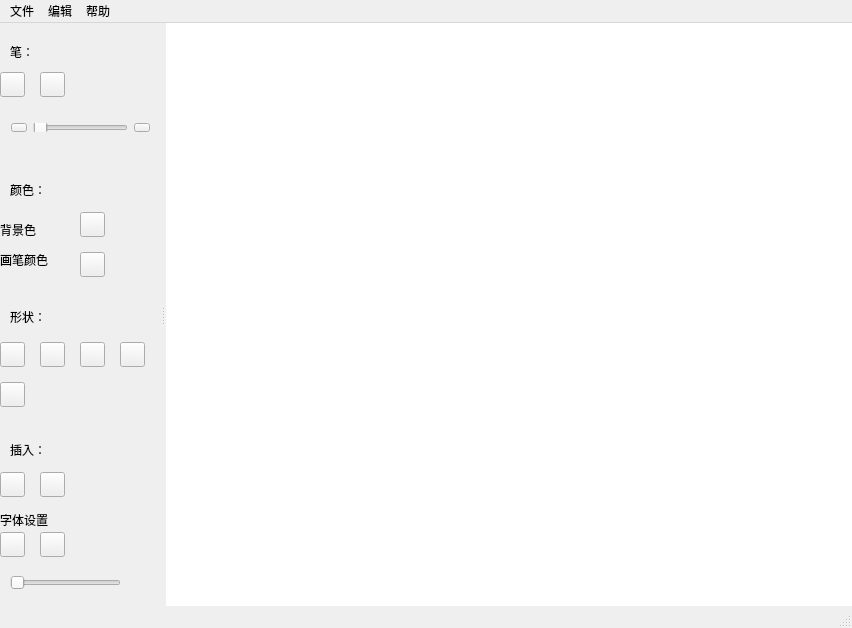
<?xml version="1.0" encoding="UTF-8"?>
<ui version="4.0">
 <class>MainWindow</class>
 <widget class="QMainWindow" name="MainWindow">
  <property name="geometry">
   <rect>
    <x>0</x>
    <y>0</y>
    <width>852</width>
    <height>628</height>
   </rect>
  </property>
  <property name="windowTitle">
   <string>MainWindow</string>
  </property>
  <widget class="QWidget" name="centralWidget">
   <widget class="QScrollArea" name="scrollArea">
    <property name="geometry">
     <rect>
      <x>-10</x>
      <y>-2</y>
      <width>1500</width>
      <height>1500</height>
     </rect>
    </property>
    <property name="lineWidth">
     <number>1</number>
    </property>
    <property name="widgetResizable">
     <bool>false</bool>
    </property>
    <widget class="QWidget" name="scrollAreaWidgetContents">
     <property name="geometry">
      <rect>
       <x>0</x>
       <y>0</y>
       <width>3000</width>
       <height>3000</height>
      </rect>
     </property>
     <property name="minimumSize">
      <size>
       <width>3000</width>
       <height>3000</height>
      </size>
     </property>
     <widget class="QGraphicsView" name="graphicsView">
      <property name="geometry">
       <rect>
        <x>0</x>
        <y>0</y>
        <width>3000</width>
        <height>3000</height>
       </rect>
      </property>
     </widget>
    </widget>
   </widget>
  </widget>
  <widget class="QMenuBar" name="menuBar">
   <property name="geometry">
    <rect>
     <x>0</x>
     <y>0</y>
     <width>852</width>
     <height>26</height>
    </rect>
   </property>
   <widget class="QMenu" name="menu">
    <property name="title">
     <string>文件</string>
    </property>
    <addaction name="actionNew"/>
    <addaction name="actionOpen"/>
    <addaction name="actionSave"/>
    <addaction name="actionSaveToEdit"/>
   </widget>
   <widget class="QMenu" name="menu_2">
    <property name="title">
     <string>编辑</string>
    </property>
    <addaction name="actionUndo"/>
    <addaction name="actionReform"/>
    <addaction name="actionNoRegretMode"/>
   </widget>
   <widget class="QMenu" name="menu_3">
    <property name="title">
     <string>帮助</string>
    </property>
    <addaction name="actionAbout"/>
   </widget>
   <addaction name="menu"/>
   <addaction name="menu_2"/>
   <addaction name="menu_3"/>
  </widget>
  <widget class="QStatusBar" name="statusBar"/>
  <widget class="QDockWidget" name="dockWidget">
   <property name="minimumSize">
    <size>
     <width>160</width>
     <height>350</height>
    </size>
   </property>
   <property name="features">
    <set>QDockWidget::NoDockWidgetFeatures</set>
   </property>
   <property name="allowedAreas">
    <set>Qt::LeftDockWidgetArea</set>
   </property>
   <attribute name="dockWidgetArea">
    <number>1</number>
   </attribute>
   <widget class="QWidget" name="dockWidgetContents">
    <widget class="QLabel" name="labelPenType">
     <property name="geometry">
      <rect>
       <x>10</x>
       <y>0</y>
       <width>71</width>
       <height>20</height>
      </rect>
     </property>
     <property name="text">
      <string>笔：</string>
     </property>
    </widget>
    <widget class="QLabel" name="labelPenColor">
     <property name="geometry">
      <rect>
       <x>0</x>
       <y>210</y>
       <width>72</width>
       <height>15</height>
      </rect>
     </property>
     <property name="text">
      <string>画笔颜色</string>
     </property>
    </widget>
    <widget class="QLabel" name="labelColor">
     <property name="geometry">
      <rect>
       <x>10</x>
       <y>140</y>
       <width>72</width>
       <height>15</height>
      </rect>
     </property>
     <property name="text">
      <string>颜色：</string>
     </property>
    </widget>
    <widget class="QLabel" name="labelbackground">
     <property name="geometry">
      <rect>
       <x>0</x>
       <y>180</y>
       <width>72</width>
       <height>15</height>
      </rect>
     </property>
     <property name="text">
      <string>背景色</string>
     </property>
    </widget>
    <widget class="QWidget" name="horizontalLayoutWidget">
     <property name="geometry">
      <rect>
       <x>0</x>
       <y>70</y>
       <width>161</width>
       <height>31</height>
      </rect>
     </property>
     <layout class="QHBoxLayout" name="horizontalLayout">
      <item>
       <widget class="QPushButton" name="pushButtonSub">
        <property name="maximumSize">
         <size>
          <width>16</width>
          <height>16</height>
         </size>
        </property>
        <property name="text">
         <string/>
        </property>
        <property name="icon">
         <iconset resource="myphotos.qrc">
          <normaloff>:/new/sub.png</normaloff>:/new/sub.png</iconset>
        </property>
       </widget>
      </item>
      <item>
       <widget class="QSlider" name="SliderWidth">
        <property name="maximumSize">
         <size>
          <width>16777215</width>
          <height>22</height>
         </size>
        </property>
        <property name="minimum">
         <number>3</number>
        </property>
        <property name="maximum">
         <number>17</number>
        </property>
        <property name="orientation">
         <enum>Qt::Horizontal</enum>
        </property>
       </widget>
      </item>
      <item>
       <widget class="QPushButton" name="pushButtonAdd">
        <property name="maximumSize">
         <size>
          <width>16</width>
          <height>16</height>
         </size>
        </property>
        <property name="text">
         <string/>
        </property>
        <property name="icon">
         <iconset resource="myphotos.qrc">
          <normaloff>:/new/add.png</normaloff>:/new/add.png</iconset>
        </property>
       </widget>
      </item>
     </layout>
    </widget>
    <widget class="QPushButton" name="pushButtonColor">
     <property name="geometry">
      <rect>
       <x>80</x>
       <y>210</y>
       <width>25</width>
       <height>25</height>
      </rect>
     </property>
     <property name="text">
      <string/>
     </property>
    </widget>
    <widget class="QPushButton" name="pushButtonPen">
     <property name="geometry">
      <rect>
       <x>0</x>
       <y>30</y>
       <width>25</width>
       <height>25</height>
      </rect>
     </property>
     <property name="text">
      <string/>
     </property>
     <property name="icon">
      <iconset resource="myphotos.qrc">
       <normaloff>:/new/pen.png</normaloff>:/new/pen.png</iconset>
     </property>
    </widget>
    <widget class="QPushButton" name="pushButtonEraser">
     <property name="geometry">
      <rect>
       <x>40</x>
       <y>30</y>
       <width>25</width>
       <height>25</height>
      </rect>
     </property>
     <property name="text">
      <string/>
     </property>
     <property name="icon">
      <iconset resource="myphotos.qrc">
       <normaloff>:/new/eraser.png</normaloff>:/new/eraser.png</iconset>
     </property>
    </widget>
    <widget class="QPushButton" name="insertImg">
     <property name="geometry">
      <rect>
       <x>40</x>
       <y>430</y>
       <width>25</width>
       <height>25</height>
      </rect>
     </property>
     <property name="text">
      <string/>
     </property>
     <property name="icon">
      <iconset resource="myphotos.qrc">
       <normaloff>:/new/thePhoto.png</normaloff>:/new/thePhoto.png</iconset>
     </property>
    </widget>
    <widget class="QPushButton" name="textButton">
     <property name="geometry">
      <rect>
       <x>0</x>
       <y>430</y>
       <width>25</width>
       <height>25</height>
      </rect>
     </property>
     <property name="text">
      <string/>
     </property>
     <property name="icon">
      <iconset resource="myphotos.qrc">
       <normaloff>:/new/theText.png</normaloff>:/new/theText.png</iconset>
     </property>
    </widget>
    <widget class="QPushButton" name="pushButtonBackgroundColor">
     <property name="geometry">
      <rect>
       <x>80</x>
       <y>170</y>
       <width>25</width>
       <height>25</height>
      </rect>
     </property>
     <property name="text">
      <string/>
     </property>
    </widget>
    <widget class="QLabel" name="labelShape">
     <property name="geometry">
      <rect>
       <x>10</x>
       <y>260</y>
       <width>50</width>
       <height>29</height>
      </rect>
     </property>
     <property name="maximumSize">
      <size>
       <width>50</width>
       <height>16777215</height>
      </size>
     </property>
     <property name="text">
      <string>形状：</string>
     </property>
    </widget>
    <widget class="QPushButton" name="pushButtonPenPath">
     <property name="geometry">
      <rect>
       <x>0</x>
       <y>300</y>
       <width>25</width>
       <height>25</height>
      </rect>
     </property>
     <property name="text">
      <string/>
     </property>
     <property name="icon">
      <iconset resource="myphotos.qrc">
       <normaloff>:/new/thePenPath.png</normaloff>:/new/thePenPath.png</iconset>
     </property>
    </widget>
    <widget class="QPushButton" name="pushButtonLine">
     <property name="geometry">
      <rect>
       <x>40</x>
       <y>300</y>
       <width>25</width>
       <height>25</height>
      </rect>
     </property>
     <property name="text">
      <string/>
     </property>
     <property name="icon">
      <iconset resource="myphotos.qrc">
       <normaloff>:/new/theLine.png</normaloff>:/new/theLine.png</iconset>
     </property>
    </widget>
    <widget class="QPushButton" name="pushButtonRect">
     <property name="geometry">
      <rect>
       <x>80</x>
       <y>300</y>
       <width>25</width>
       <height>25</height>
      </rect>
     </property>
     <property name="text">
      <string/>
     </property>
     <property name="icon">
      <iconset resource="myphotos.qrc">
       <normaloff>:/new/theRect.png</normaloff>:/new/theRect.png</iconset>
     </property>
    </widget>
    <widget class="QPushButton" name="pushButtonCircle">
     <property name="geometry">
      <rect>
       <x>120</x>
       <y>300</y>
       <width>25</width>
       <height>25</height>
      </rect>
     </property>
     <property name="text">
      <string/>
     </property>
     <property name="icon">
      <iconset resource="myphotos.qrc">
       <normaloff>:/new/theCircle.png</normaloff>:/new/theCircle.png</iconset>
     </property>
    </widget>
    <widget class="QPushButton" name="pushButtonEllipse">
     <property name="geometry">
      <rect>
       <x>0</x>
       <y>340</y>
       <width>25</width>
       <height>25</height>
      </rect>
     </property>
     <property name="text">
      <string/>
     </property>
     <property name="icon">
      <iconset resource="myphotos.qrc">
       <normaloff>:/new/theEllipse.png</normaloff>:/new/theEllipse.png</iconset>
     </property>
    </widget>
    <widget class="QLabel" name="labelInsert">
     <property name="geometry">
      <rect>
       <x>10</x>
       <y>400</y>
       <width>72</width>
       <height>15</height>
      </rect>
     </property>
     <property name="text">
      <string>插入：</string>
     </property>
    </widget>
    <widget class="QLabel" name="label">
     <property name="geometry">
      <rect>
       <x>0</x>
       <y>470</y>
       <width>72</width>
       <height>15</height>
      </rect>
     </property>
     <property name="text">
      <string>字体设置</string>
     </property>
    </widget>
    <widget class="QPushButton" name="pushButtonTextBold">
     <property name="geometry">
      <rect>
       <x>0</x>
       <y>490</y>
       <width>25</width>
       <height>25</height>
      </rect>
     </property>
     <property name="maximumSize">
      <size>
       <width>25</width>
       <height>25</height>
      </size>
     </property>
     <property name="text">
      <string/>
     </property>
     <property name="icon">
      <iconset resource="myphotos.qrc">
       <normaloff>:/new/BoldFalse.png</normaloff>:/new/BoldFalse.png</iconset>
     </property>
    </widget>
    <widget class="QPushButton" name="pushButtonTextItatic">
     <property name="geometry">
      <rect>
       <x>40</x>
       <y>490</y>
       <width>25</width>
       <height>25</height>
      </rect>
     </property>
     <property name="maximumSize">
      <size>
       <width>25</width>
       <height>25</height>
      </size>
     </property>
     <property name="text">
      <string/>
     </property>
     <property name="icon">
      <iconset resource="myphotos.qrc">
       <normaloff>:/new/ItaticFalse.png</normaloff>:/new/ItaticFalse.png</iconset>
     </property>
    </widget>
    <widget class="QSlider" name="textSize">
     <property name="geometry">
      <rect>
       <x>10</x>
       <y>530</y>
       <width>111</width>
       <height>21</height>
      </rect>
     </property>
     <property name="orientation">
      <enum>Qt::Horizontal</enum>
     </property>
    </widget>
   </widget>
  </widget>
  <action name="actionNew">
   <property name="icon">
    <iconset>
     <normaloff>myicons/new.png</normaloff>myicons/new.png</iconset>
   </property>
   <property name="text">
    <string>New</string>
   </property>
   <property name="toolTip">
    <string>新建</string>
   </property>
   <property name="shortcut">
    <string>Ctrl+N</string>
   </property>
  </action>
  <action name="actionOpen">
   <property name="icon">
    <iconset resource="myphotos.qrc">
     <normaloff>:/new/new.png</normaloff>:/new/new.png</iconset>
   </property>
   <property name="text">
    <string>Open</string>
   </property>
   <property name="toolTip">
    <string>打开</string>
   </property>
   <property name="shortcut">
    <string>Ctrl+O</string>
   </property>
  </action>
  <action name="actionSave">
   <property name="text">
    <string>SaveAsPng</string>
   </property>
   <property name="toolTip">
    <string>保存</string>
   </property>
   <property name="shortcut">
    <string>Ctrl+S</string>
   </property>
  </action>
  <action name="actionSaveToEdit">
   <property name="text">
    <string>SaveToEdit</string>
   </property>
   <property name="toolTip">
    <string>另存为</string>
   </property>
   <property name="shortcut">
    <string>Ctrl+A</string>
   </property>
  </action>
  <action name="actionUndo">
   <property name="text">
    <string>Undo</string>
   </property>
   <property name="toolTip">
    <string>撤销</string>
   </property>
   <property name="shortcut">
    <string>Ctrl+Z</string>
   </property>
  </action>
  <action name="actionReform">
   <property name="text">
    <string>Reform</string>
   </property>
   <property name="toolTip">
    <string>恢复</string>
   </property>
   <property name="shortcut">
    <string>Ctrl+R</string>
   </property>
  </action>
  <action name="actionAbout">
   <property name="text">
    <string>About</string>
   </property>
   <property name="toolTip">
    <string>关于</string>
   </property>
   <property name="shortcut">
    <string>Ctrl+Q</string>
   </property>
  </action>
  <action name="actionNoRegretMode">
   <property name="text">
    <string>NoRegretMode</string>
   </property>
  </action>
 </widget>
 <layoutdefault spacing="6" margin="11"/>
 <resources>
  <include location="myphotos.qrc"/>
 </resources>
 <connections/>
</ui>
